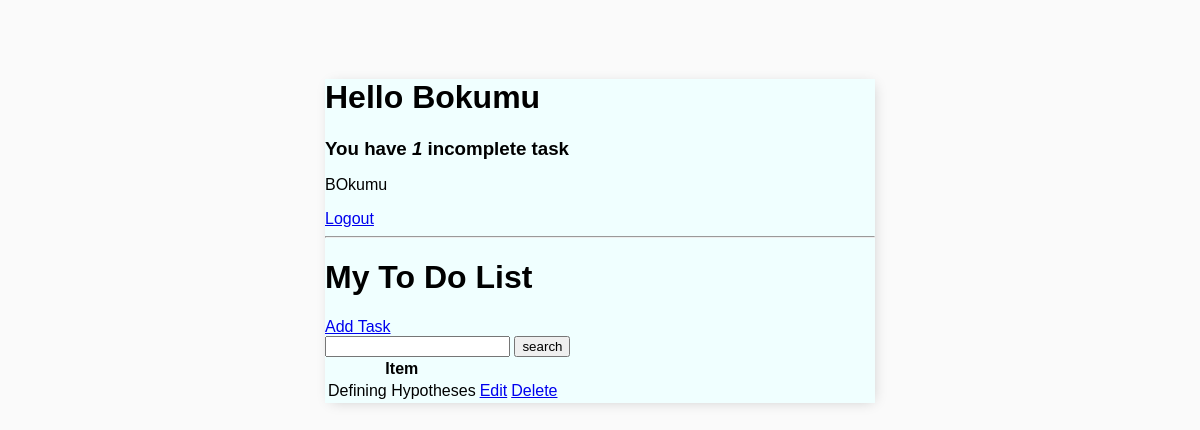
Page / (signed in) on the earlier database version.
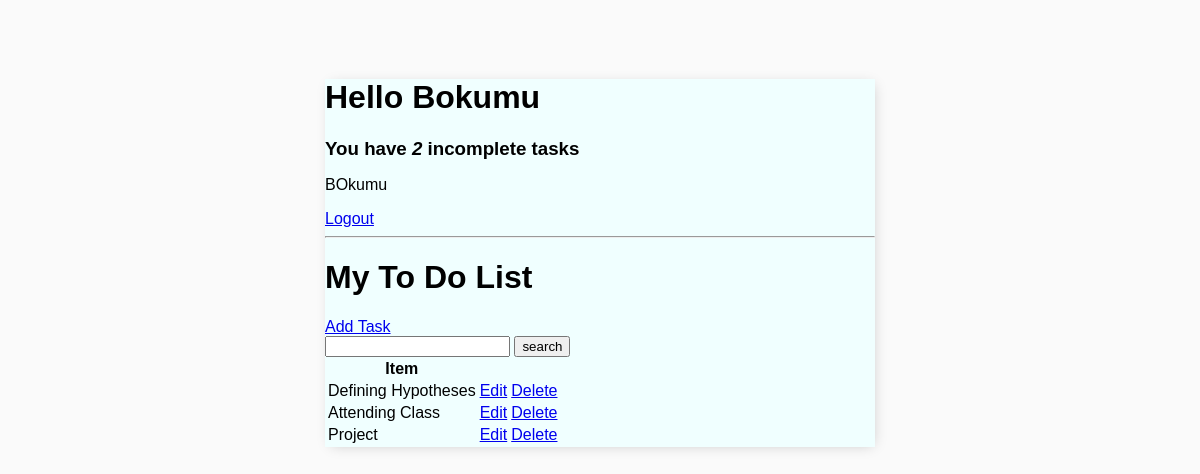
Same page on the later database version.
### base/models.py (models this page shows, shortened)
class Task(models.Model):
    user = models.ForeignKey(User, on_delete=models.CASCADE, null=True, blank=True)
    title = models.CharField(max_length = 200)
    description = models.TextField(null=True, blank=True)
    complete = models.BooleanField(default=False)
    create = models.DateTimeField(auto_now_add=True)
    class Meta:
        ordering = ['complete']

### base/views.py (the view)
# urls.py: path('', TaskList.as_view(), name = 'tasks'),
class TaskList(LoginRequiredMixin, ListView):
    model = Task
    context_object_name = 'tasks'
    def get_context_data(self, **kwargs):
        context = super().get_context_data(**kwargs)
        context['tasks'] = context['tasks'].filter(user=self.request.user)
        context['count'] = context['tasks'].filter(complete = False).count()
        search_input = self.request.GET.get('search-area') or ''
        if search_input:
            context['tasks'] = context['tasks'].filter(
                title__startswith = search_input
            )
        context['search_input'] = search_input
        return context

### base/templates/base/task_list.html
{% extends 'base/main.html' %}
{% block content %}
<div class="header-bar">
    <div>
        <h1>Hello {{request.user|title}} </h1>
        <h3 style="margin: 0;">You have <i> {{count}} </i> incomplete task{{ count|pluralize:"s" }} </h3>
    </div>
</div>
{% if request.user.is_authenticated %}
<p>{{request.user}}</p>
<a href="{% url 'logout' %}">Logout</a>
{% else %}
<a href="{% url 'login' %}">Login</a>
{% endif %}
<hr>
<h1>My To Do List {{color}} </h1>
<a href="{% url 'task-create' %}">Add Task</a>
<form action="" method="get">
    <input type="text" name="search-area" value="{{search_input}}">
    <input type="submit" value="search">
</form>
<table>
    <tr>
        <th>Item</th>
        <th></th>
        <th></th>
    </tr>
    {% for task in tasks %}
    <tr>
        <td>{{task.title}}</td>
        <td><a href="{% url 'task-update' task.id %}">Edit</a></td>
        <td><a href="{% url 'task-delete' task.id %}">Delete</a></td>
    </tr>
    {% empty %}
    <h3>No Items in list</h3>
    {% endfor %}
</table>
{% endblock content %}

### base/templates/base/main.html (shortened to what this page needs)
<!DOCTYPE html>
<html lang="en">
<head>
</head>
<body>
    <div class="container">
        {% block content %}
        {% endblock content %}
    </div>
</body>
</html>

### base/templates/base/main.html (style rules this page uses)
body { background-color: #fafafa; font-family: 'Nunito', sans-serif; padding: 50px; }
h1, h2, h3, h4, h5, h6 { font-family: 'Raleway', sans-serif; }
.container { max-width: 550px; margin: auto; background-color: azure; -webkit-box-shadow: 2px 2px 13px -4px rgba(0, 0, 0, 0.21); box-shadow: #fafafa; }

Differences in the rows shown:
added Task: title "Attending Class"
added Task: title "Project"
Other differences:
{{ count }}: "1" → "2"
